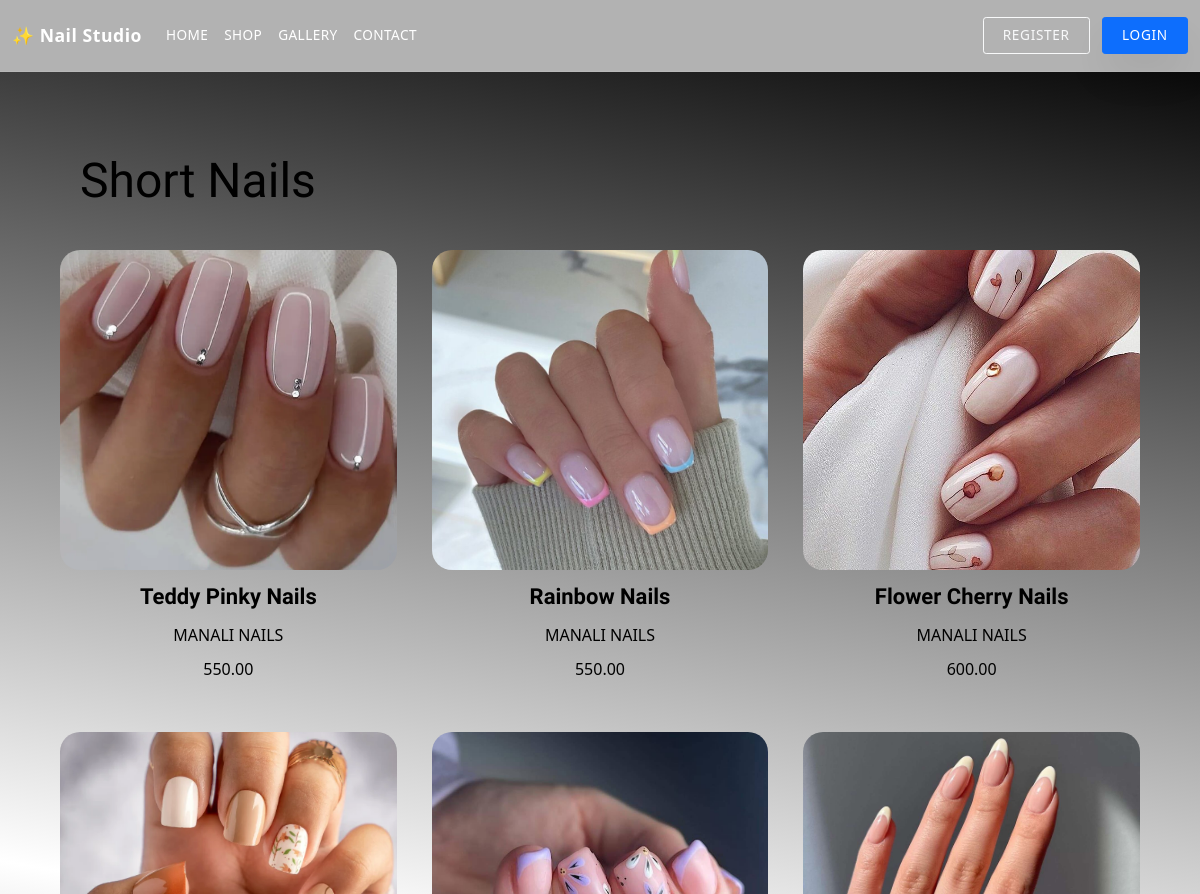
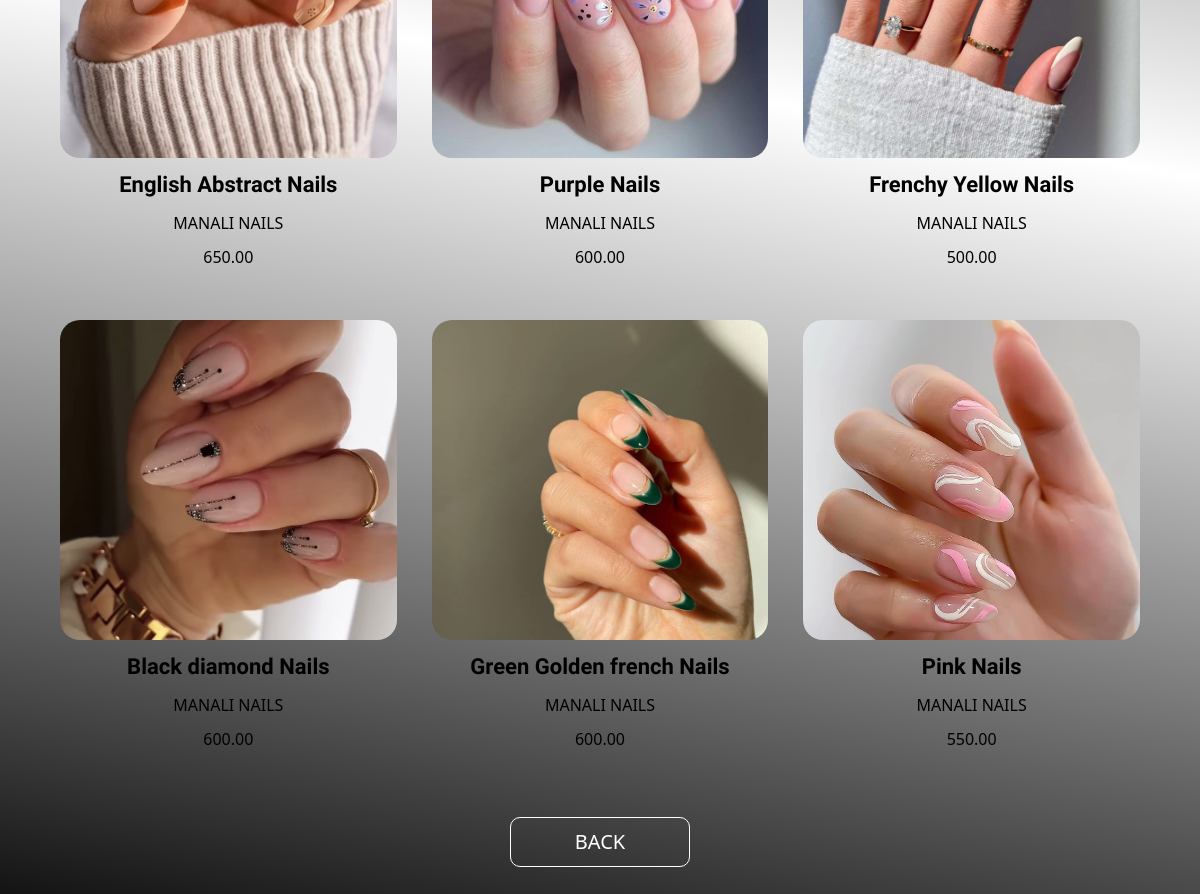
Page /short/ on the committed database (2 pictures, top to bottom).
### demo/models.py (models this page shows, shortened)
class Product(models.Model):
    name = models.CharField(max_length=200)
    brand = models.CharField(max_length=200, default="MANALI NAILS")
    image = models.ImageField(upload_to='images/')
    price = models.DecimalField(max_digits=10, decimal_places=2, default=0.00)

### demo/views.py (the view)
# urls.py: path('short/',views.short,name='short'),
def short(request):
    products = Product.objects.all()
    return render(request , 'short.html' , {'products': products[86:95]})

### demo/templates/short.html
{% extends "base.html" %}
{% load static %}
{% block extra_css %}
<link rel="stylesheet" href="{% static 'css/short.css' %}">
{% endblock %}
{% block content %}
<div class="seller-section">
    <h1 class="seller-title">Short Nails</h1>
    <div class="seller-grid">
        {% for product in products %}
        <div class="seller-card">
            <a href="{% url 'details' product.id %}">
                <img class="seller-image" src="{{ product.image.url }}" alt="{{ product.name }}">
            </a>
            <p class="seller-name"><b>{{ product.name }}</b></p>
            <p class="seller-brand">{{ product.brand }}</p>
            <p class="seller-price">{{ product.price }}</p>
        </div>
        {% endfor %}
    </div>
    <div class="btn-wrapper">
        <a href="{% url 'shop' %}">
            <button class="shop-btn">BACK</button>
        </a>
    </div>
</div>
{% endblock %}

### demo/static/css/base.css (style rules this page uses)
:root { --color-bg: #f8f5f7; --color-surface: #ffffff; --color-surface-dark: #0d0d0d; --color-text: #1f1f1f; --color-text-muted: #5b5b5b; --color-accent: #f06292; --color-accent-dark: #b71c5c; --color-border: rgba(15, 15, 15, 0.08); --shadow-soft: 0 20px 40px rgba(15, 15, 15, 0.08); --shadow-card: 0 25px 60px rgba(14, 8, 30, 0.14); --nav-height: 72px; --max-width: 1200px; }
*, *::before, *::after { box-sizing: border-box; }
html { font-size: 16px; scroll-behavior: smooth; }
body { margin: 0; min-height: 100vh; font-family: "Inter", "Poppins", "Libre Baskerville", system-ui, -apple-system, BlinkMacSystemFont, "Segoe UI", sans-serif; background: var(--color-bg); color: var(--color-text); line-height: 1.6; -webkit-font-smoothing: antialiased; }
img, picture { max-width: 100%; display: block; height: auto; border-radius: inherit; }
a { color: inherit; text-decoration: none; }
button, input, textarea, select { font: inherit; color: inherit; }

### demo/static/css/short.css (style rules this page uses)
.seller-section { background: linear-gradient(10deg, rgba(1, 1, 1, 1) 0%, rgba(255, 255, 255, 1) 50%, rgba(10, 10, 10, 1) 100%); padding: 80px 20px 100px; color: black; }
.seller-title { font-size: 48px; font-family: "Quintessential", serif; margin-left: 60px; margin-bottom: 40px; }
.seller-grid { display: grid; grid-template-columns: repeat(auto-fit, minmax(260px, 1fr)); gap: 35px; padding: 0 40px; }
.seller-card { text-align: center; }
.seller-image { width: 100%; height: 320px; object-fit: cover; border-radius: 20px; transition: 0.4s; }
.seller-name { font-size: 22px; font-family: "Quintessential", serif; margin-top: 10px; }
.seller-brand, .seller-price { margin-top: -6px; font-size: 16px; }
.btn-wrapper { text-align: center; margin-top: 50px; }
.shop-btn { background: transparent; height: 50px; width: 180px; font-size: 20px; border-radius: 10px; color: white; border: 1px solid white; cursor: pointer; transition: 0.3s; }

### rows in the picture
Product: image (picture), name "Teddy Pinky Nails", brand "MANALI NAILS", price "550.00"
Product: image (picture), name "Rainbow Nails", brand "MANALI NAILS", price "550.00"
Product: image (picture), name "Flower Cherry Nails", brand "MANALI NAILS", price "600.00"
Product: image (picture), name "English Abstract Nails", brand "MANALI NAILS", price "650.00"
Product: image (picture), name "Purple Nails", brand "MANALI NAILS", price "600.00"
Product: image (picture), name "Frenchy Yellow Nails", brand "MANALI NAILS", price "500.00"
Product: image (picture), name "Black diamond Nails", brand "MANALI NAILS", price "600.00"
Product: image (picture), name "Green Golden french Nails", brand "MANALI NAILS", price "600.00"
Product: image (picture), name "Pink Nails", brand "MANALI NAILS", price "550.00"
